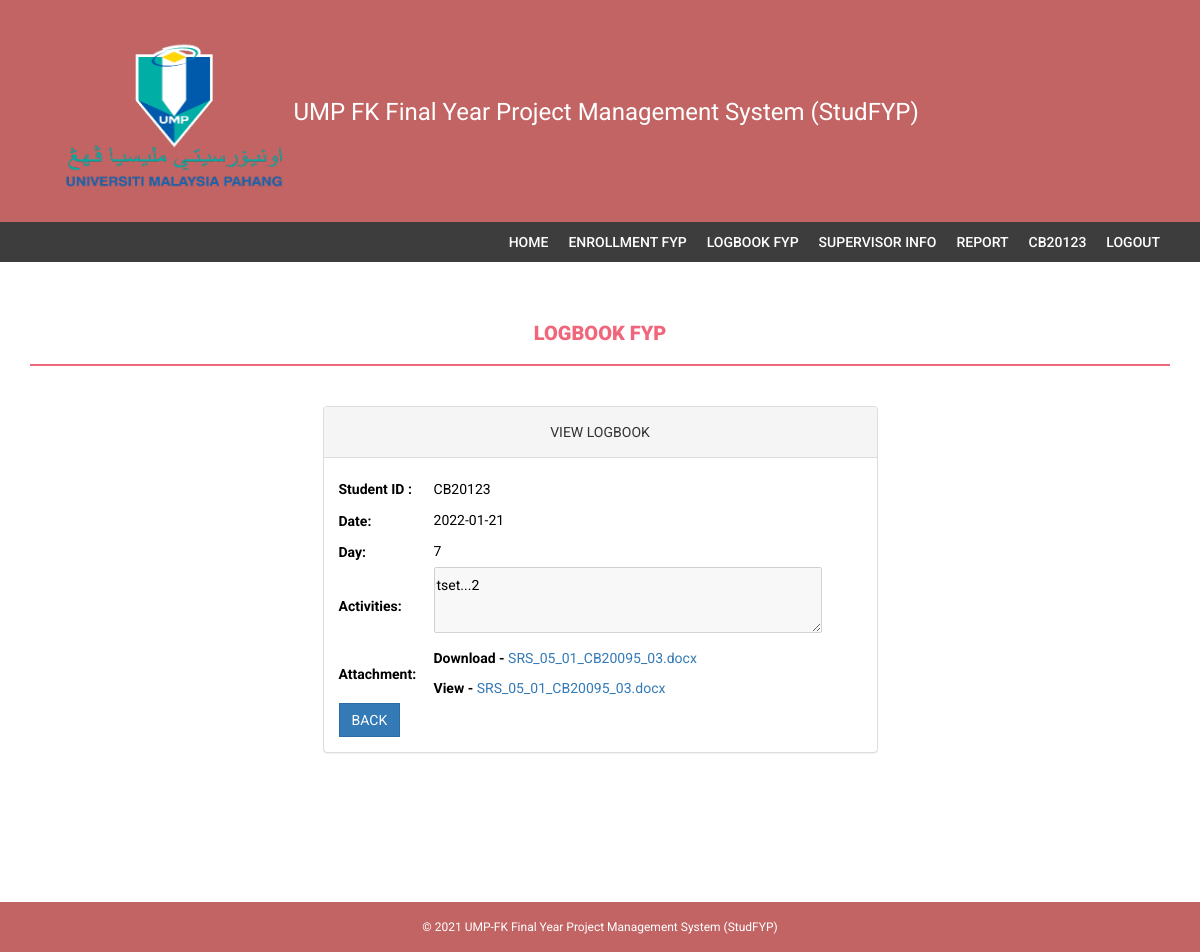
/student/viewlogbook.php?id=4 (signed in), run on the app's committed database.
### tables this page shows
CREATE TABLE `logbook` (
  `logbook_id` int(10) NOT NULL,
  `log_date` date NOT NULL,
  `log_day` int(31) NOT NULL,
  `log_activity` varchar(400) NOT NULL,
  `log_file` varchar(400) NOT NULL,
  `log_note` varchar(200) NOT NULL,
  `student_id` varchar(10) NOT NULL
);

### student/viewlogbook.php (the view, shortened to what this page needs)
<?php
if(isset($_SESSION['User'])){
    $User = $_SESSION['User'];
}else{
    header("location:/studfyp/login.php");
}
$id = $_GET['id'];
?>
<!DOCTYPE html>
<html xmlns="http://www.w3.org/1999/xhtml">
    <head>
        <link href="assets/css/bootstrap.css" rel="stylesheet" />
        <link href="assets/css/font-awesome.css" rel="stylesheet" />
        <link href="assets/css/style.css" rel="stylesheet" />
    </head>
    <body>
        <?php include('includes/header.php');?>
        <?php include('includes/menubar.php');?>
        <div class="content-wrapper">
            <div class="container">
                <div class="row">
                    <div class="col-md-12"><h1 class="page-head-line">Logbook FYP </h1></div>
                </div>
                <div class="row" >
                    <div class="col-md-3"></div>
                    <div class="col-md-6">
                        <div class="panel panel-default">
                            <div class="panel-heading"><center>VIEW LOGBOOK</center></div>
                            <font color="black" align="left">
                            <div class="panel-body">
                                <form class="form-inline" method="POST"  enctype="multipart/form-data">
                                    <table align="center" width="109%">
                                        <?php
                                        include('includes/config.php');
                                        $query = "SELECT * FROM logbook WHERE logbook_id=$id AND student_id='$User'";
                                        $result = mysqli_query($bd,$query);
                                        $row = mysqli_fetch_assoc($result);
                                        ?>
                                        <tr>
                                            <td><label class="control-label">Student ID : </label></td>
                                            <td><?php echo $row['student_id']; ?></td>
                                        </tr>
                                        <tr>
                                            <td><label class="control-label">Date: </label></td>
                                            <td><?php echo $row['log_date']; ?></td>
                                        </tr>
                                        <tr>
                                            <td><label class="control-label">Day: </label></td>
                                            <td><?php echo $row['log_day']; ?></td>
                                        </tr>
                                        <tr>
                                            <td><label class="control-label">Activities: </label></td>
                                            <td><textarea name="txt_activity" cols="50" rows="" disabled><?php echo $row['log_activity']; ?></textarea></td>
                                        </tr>
                                        <tr>
                                            <td rowspan="2"><label class="control-label">Attachment: </label></td>
                                            <td><strong>Download - </strong><a href="files/<?php echo $row['log_file']; ?>" download><?php echo $row['log_file']?></a></td>
                                        </tr>
                                        <tr>
                                            <td><strong>View - </strong><a href="files/<?php echo $row['log_file']; ?>" target="_blank"><?php echo $row['log_file']?></a></td>
                                        </tr>
                                        <tr>
                                            <td><a href="logbook.php" class="btn btn-primary">BACK</a></td>
                                        </tr>
                                    </table>
                                </form>
                            </div>
                        </div>
                    </div>
                </div>
            </div>
        </div>
        <?php include('includes/footer.php');?>
    </body>
</html>

### student/assets/css/style.css (style rules this page uses)
body { font-family: 'Roboto', sans-serif; line-height: 30px; }
.content-wrapper { margin-top: 40px; min-height: 600px; padding-bottom: 60px; }
.page-head-line { font-weight: 900; padding-bottom: 20px; border-bottom: 2px solid #F0677C; text-transform: uppercase; color: #F0677C; font-size: 20px; margin-bottom: 40px; }
.btn { border-radius: 0px; -webkit-border-radius: 0px; -moz-border-radius: 0px; }

### student/includes/footer.php (style rules this page uses)
.col-md-12 { text-align: center; }

### data on the page
logbook: student "CB20123", log_date "2022-01-21", log_day "7", txt_activity "tset...2", log_file "SRS_05_01_CB20095_03.docx"

### other printed values
$User "CB20123"
